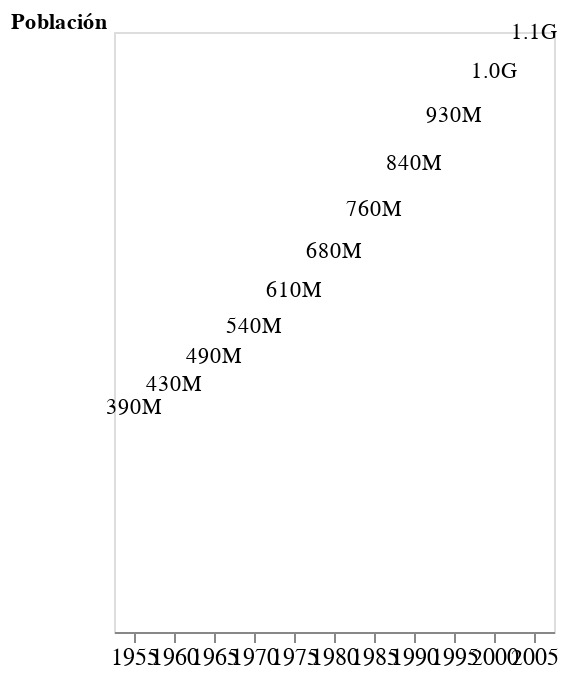

Notebook code for this chart:
### Code cell
etiquetas

### Figure 1 — Vega-Lite specification as saved in the notebook (floating-point values rounded to 4 significant figures)
{"config": {"view": {"continuousWidth": 400, "continuousHeight": 300}}, "data": {"name": "data-b3b19feb74daff1b6519ffdda6731053"}, "mark": {"type": "text", "dy": -5}, "encoding": {"text": {"field": "pop", "format": ".2s", "type": "quantitative"}, "x": {"axis": {"labelAngle": 0, "labelFontSize": 12}, "field": "year", "title": "", "type": "ordinal"}, "y": {"axis": {"domain": false, "format": ".2s", "grid": false, "labels": false, "ticks": false, "titleAnchor": "end", "titleAngle": 0}, "field": "pop", "title": "Población", "type": "quantitative"}}, "$schema": "https://vega.github.io/schema/vega-lite/v4.17.0.json", "datasets": {"data-b3b19feb74daff1b6519ffdda6731053": [{"year": 1955, "country": "India", "cluster": 0, "pop": 393000000, "life_expect": 40.25, "fertility": 5.896}, {"year": 1960, "country": "India", "cluster": 0, "pop": 434000000, "life_expect": 43.6, "fertility": 5.822}, {"year": 1965, "country": "India", "cluster": 0, "pop": 485000000, "life_expect": 47.19, "fertility": 5.606}, {"year": 1970, "country": "India", "cluster": 0, "pop": 541000000, "life_expect": 50.65, "fertility": 5.264}, {"year": 1975, "country": "India", "cluster": 0, "pop": 607000000, "life_expect": 54.21, "fertility": 4.889}, {"year": 1980, "country": "India", "cluster": 0, "pop": 679000000, "life_expect": 56.6, "fertility": 4.497}, {"year": 1985, "country": "India", "cluster": 0, "pop": 755000000, "life_expect": 58.55, "fertility": 4.15}, {"year": 1990, "country": "India", "cluster": 0, "pop": 839000000, "life_expect": 60.22, "fertility": 3.865}, {"year": 1995, "country": "India", "cluster": 0, "pop": 927000000, "life_expect": 61.77, "fertility": 3.455}, {"year": 2000, "country": "India", "cluster": 0, "pop": 1007702000, "life_expect": 62.88, "fertility": 3.113}, {"year": 2005, "country": "India", "cluster": 0, "pop": 1080264388, "life_expect": 64.7, "fertility": 2.807}]}}
